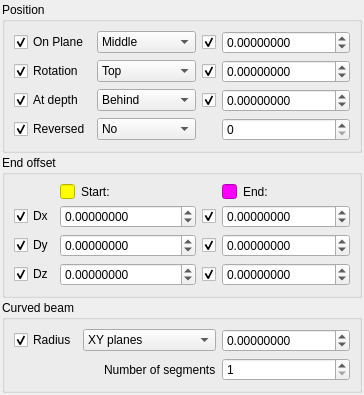
     <widget class="QWidget" name="tab_Position">
      <attribute name="title">
       <string>Position</string>
      </attribute>
      <layout class="QGridLayout" name="gridLayout_5">
       <property name="leftMargin">
        <number>2</number>
       </property>
       <property name="topMargin">
        <number>2</number>
       </property>
       <property name="rightMargin">
        <number>2</number>
       </property>
       <property name="bottomMargin">
        <number>2</number>
       </property>
       <property name="spacing">
        <number>2</number>
       </property>
       <item row="0" column="0">
        <widget class="QGroupBox" name="groupBoxPosition">
         <property name="title">
          <string>Position</string>
         </property>
         <property name="objectProperty" stdset="0">
          <string/>
         </property>
         <property name="widgetAction" stdset="0">
          <string/>
         </property>
         <layout class="QGridLayout" name="gridLayout_6">
          <item row="0" column="1">
           <widget class="QComboBox" name="comboBoxOnPlanePosition">
            <property name="sizePolicy">
             <sizepolicy hsizetype="Preferred" vsizetype="Fixed">
              <horstretch>1</horstretch>
              <verstretch>0</verstretch>
             </sizepolicy>
            </property>
            <property name="currentIndex">
             <number>0</number>
            </property>
            <property name="objectProperty" stdset="0">
             <string>OnPlanePosition</string>
            </property>
            <property name="widgetAction" stdset="0">
             <string/>
            </property>
            <item>
             <property name="text">
              <string>Middle</string>
             </property>
            </item>
            <item>
             <property name="text">
              <string>Right</string>
             </property>
            </item>
            <item>
             <property name="text">
              <string>Left</string>
             </property>
            </item>
           </widget>
          </item>
          <item row="3" column="1">
           <widget class="QComboBox" name="comboBoxReversed">
            <property name="currentText">
             <string>No</string>
            </property>
            <property name="currentIndex">
             <number>0</number>
            </property>
            <property name="objectProperty" stdset="0">
             <string>Reversed</string>
            </property>
            <property name="widgetAction" stdset="0">
             <string/>
            </property>
            <item>
             <property name="text">
              <string>No</string>
             </property>
            </item>
            <item>
             <property name="text">
              <string>Yes</string>
             </property>
            </item>
           </widget>
          </item>
          <item row="3" column="0">
           <widget class="QCheckBox" name="checkBoxToggleReversed">
            <property name="text">
             <string>Reversed</string>
            </property>
            <property name="checked">
             <bool>true</bool>
            </property>
            <property name="objectProperty" stdset="0">
             <string>Reversed</string>
            </property>
            <property name="widgetAction" stdset="0">
             <string>toggleModifyProperty</string>
            </property>
           </widget>
          </item>
          <item row="0" column="0">
           <widget class="QCheckBox" name="checkBoxToggleOnPlanePosition">
            <property name="text">
             <string>On Plane</string>
            </property>
            <property name="checked">
             <bool>true</bool>
            </property>
            <property name="objectProperty" stdset="0">
             <string>OnPlanePosition</string>
            </property>
            <property name="widgetAction" stdset="0">
             <string>toggleModifyProperty</string>
            </property>
           </widget>
          </item>
          <item row="2" column="0">
           <widget class="QCheckBox" name="checkBoxToggleAtDepthPosition">
            <property name="text">
             <string>At depth</string>
            </property>
            <property name="checked">
             <bool>true</bool>
            </property>
            <property name="objectProperty" stdset="0">
             <string>AtDepthPosition</string>
            </property>
            <property name="widgetAction" stdset="0">
             <string>toggleModifyProperty</string>
            </property>
           </widget>
          </item>
          <item row="1" column="0">
           <widget class="QCheckBox" name="checkBoxToggleRotationPosition">
            <property name="text">
             <string>Rotation</string>
            </property>
            <property name="checked">
             <bool>true</bool>
            </property>
            <property name="objectProperty" stdset="0">
             <string>RotationPosition</string>
            </property>
            <property name="widgetAction" stdset="0">
             <string>toggleModifyProperty</string>
            </property>
           </widget>
          </item>
          <item row="2" column="3">
           <widget class="QDoubleSpinBox" name="doubleSpinBoxAtDepthDistance">
            <property name="decimals">
             <number>8</number>
            </property>
            <property name="minimum">
             <double>-100000000000.000000000000000</double>
            </property>
            <property name="maximum">
             <double>100000000000.000000000000000</double>
            </property>
            <property name="objectProperty" stdset="0">
             <string>AtDepthDistance</string>
            </property>
            <property name="widgetAction" stdset="0">
             <string/>
            </property>
           </widget>
          </item>
          <item row="2" column="1">
           <widget class="QComboBox" name="comboBoxAtDepthPosition">
            <property name="currentText">
             <string>Behind</string>
            </property>
            <property name="currentIndex">
             <number>2</number>
            </property>
            <property name="objectProperty" stdset="0">
             <string>AtDepthPosition</string>
            </property>
            <property name="widgetAction" stdset="0">
             <string/>
            </property>
            <item>
             <property name="text">
              <string>Middle</string>
             </property>
            </item>
            <item>
             <property name="text">
              <string>Front</string>
             </property>
            </item>
            <item>
             <property name="text">
              <string>Behind</string>
             </property>
            </item>
           </widget>
          </item>
          <item row="0" column="3">
           <widget class="QDoubleSpinBox" name="doubleSpinBoxOnPlaneDistance">
            <property name="sizeIncrement">
             <size>
              <width>0</width>
              <height>0</height>
             </size>
            </property>
            <property name="decimals">
             <number>8</number>
            </property>
            <property name="minimum">
             <double>-100000000000.000000000000000</double>
            </property>
            <property name="maximum">
             <double>100000000000.000000000000000</double>
            </property>
            <property name="objectProperty" stdset="0">
             <string>OnPlaneDistance</string>
            </property>
            <property name="widgetAction" stdset="0">
             <string/>
            </property>
           </widget>
          </item>
          <item row="1" column="1">
           <widget class="QComboBox" name="comboBoxRotationPosition">
            <property name="currentText">
             <string>Top</string>
            </property>
            <property name="currentIndex">
             <number>1</number>
            </property>
            <property name="objectProperty" stdset="0">
             <string>RotationPosition</string>
            </property>
            <property name="widgetAction" stdset="0">
             <string/>
            </property>
            <item>
             <property name="text">
              <string>Front</string>
             </property>
            </item>
            <item>
             <property name="text">
              <string>Top</string>
             </property>
            </item>
            <item>
             <property name="text">
              <string>Back</string>
             </property>
            </item>
            <item>
             <property name="text">
              <string>Below</string>
             </property>
            </item>
           </widget>
          </item>
          <item row="3" column="3">
           <widget class="QSpinBox" name="spinBoxRev">
            <property name="contextMenuPolicy">
             <enum>Qt::NoContextMenu</enum>
            </property>
            <property name="suffix">
             <string/>
            </property>
            <property name="minimum">
             <number>0</number>
            </property>
            <property name="maximum">
             <number>1</number>
            </property>
            <property name="value">
             <number>0</number>
            </property>
            <property name="objectProperty" stdset="0">
             <string notr="true"/>
            </property>
            <property name="widgetAction" stdset="0">
             <string/>
            </property>
           </widget>
          </item>
          <item row="0" column="2">
           <widget class="QCheckBox" name="checkBoxToggleOnPlaneDistance">
            <property name="text">
             <string/>
            </property>
            <property name="checked">
             <bool>true</bool>
            </property>
            <property name="objectProperty" stdset="0">
             <string>OnPlaneDistance</string>
            </property>
            <property name="widgetAction" stdset="0">
             <string>toggleModifyProperty</string>
            </property>
           </widget>
          </item>
          <item row="1" column="2">
           <widget class="QCheckBox" name="checkBoxToggleRotationAngle">
            <property name="text">
             <string/>
            </property>
            <property name="checked">
             <bool>true</bool>
            </property>
            <property name="objectProperty" stdset="0">
             <string>RotationAngle</string>
            </property>
            <property name="widgetAction" stdset="0">
             <string>toggleModifyProperty</string>
            </property>
           </widget>
          </item>
          <item row="2" column="2">
           <widget class="QCheckBox" name="checkBoxToggleAtDepthDistance">
            <property name="text">
             <string/>
            </property>
            <property name="checked">
             <bool>true</bool>
            </property>
            <property name="objectProperty" stdset="0">
             <string>AtDepthDistance</string>
            </property>
            <property name="widgetAction" stdset="0">
             <string>toggleModifyProperty</string>
            </property>
           </widget>
          </item>
          <item row="1" column="3">
           <widget class="QDoubleSpinBox" name="doubleSpinBoxRotationAngle">
            <property name="decimals">
             <number>8</number>
            </property>
            <property name="minimum">
             <double>-100000000000.000000000000000</double>
            </property>
            <property name="maximum">
             <double>100000000000.000000000000000</double>
            </property>
            <property name="objectProperty" stdset="0">
             <string>RotationAngle</string>
            </property>
            <property name="widgetAction" stdset="0">
             <string/>
            </property>
           </widget>
          </item>
         </layout>
        </widget>
       </item>
       <item row="1" column="0">
        <widget class="QGroupBox" name="groupBox_EndOffset">
         <property name="title">
          <string>End offset</string>
         </property>
         <property name="objectProperty" stdset="0">
          <string/>
         </property>
         <property name="widgetAction" stdset="0">
          <string/>
         </property>
         <layout class="QGridLayout" name="gridLayout_7">
          <item row="0" column="1">
           <widget class="QLineEdit" name="lineEditColor_2">
            <property name="enabled">
             <bool>false</bool>
            </property>
            <property name="sizePolicy">
             <sizepolicy hsizetype="Fixed" vsizetype="Fixed">
              <horstretch>0</horstretch>
              <verstretch>0</verstretch>
             </sizepolicy>
            </property>
            <property name="minimumSize">
             <size>
              <width>15</width>
              <height>15</height>
             </size>
            </property>
            <property name="maximumSize">
             <size>
              <width>15</width>
              <height>15</height>
             </size>
            </property>
            <property name="styleSheet">
             <string notr="true">background-color: rgb(255, 255, 0);</string>
            </property>
           </widget>
          </item>
          <item row="0" column="2">
           <widget class="QLabel" name="label_4">
            <property name="text">
             <string>Start:</string>
            </property>
            <property name="objectProperty" stdset="0">
             <string/>
            </property>
            <property name="widgetAction" stdset="0">
             <string/>
            </property>
           </widget>
          </item>
          <item row="0" column="5">
           <widget class="QLineEdit" name="lineEditColor_3">
            <property name="enabled">
             <bool>false</bool>
            </property>
            <property name="sizePolicy">
             <sizepolicy hsizetype="Fixed" vsizetype="Fixed">
              <horstretch>0</horstretch>
              <verstretch>0</verstretch>
             </sizepolicy>
            </property>
            <property name="minimumSize">
             <size>
              <width>15</width>
              <height>15</height>
             </size>
            </property>
            <property name="maximumSize">
             <size>
              <width>15</width>
              <height>15</height>
             </size>
            </property>
            <property name="styleSheet">
             <string notr="true">background-color: rgb(255, 0, 255);</string>
            </property>
           </widget>
          </item>
          <item row="0" column="6">
           <widget class="QLabel" name="label_5">
            <property name="text">
             <string>End:</string>
            </property>
            <property name="objectProperty" stdset="0">
             <string/>
            </property>
            <property name="widgetAction" stdset="0">
             <string/>
            </property>
           </widget>
          </item>
          <item row="1" column="0">
           <widget class="QCheckBox" name="checkBoxToggleStartDx">
            <property name="text">
             <string>Dx</string>
            </property>
            <property name="checked">
             <bool>true</bool>
            </property>
            <property name="objectProperty" stdset="0">
             <string>StartDx</string>
            </property>
            <property name="widgetAction" stdset="0">
             <string>toggleModifyProperty</string>
            </property>
           </widget>
          </item>
          <item row="1" column="1" colspan="3">
           <widget class="QDoubleSpinBox" name="doubleSpinBoxStartDx">
            <property name="sizePolicy">
             <sizepolicy hsizetype="Minimum" vsizetype="Fixed">
              <horstretch>1</horstretch>
              <verstretch>0</verstretch>
             </sizepolicy>
            </property>
            <property name="decimals">
             <number>8</number>
            </property>
            <property name="minimum">
             <double>-100000000000.000000000000000</double>
            </property>
            <property name="maximum">
             <double>100000000000.000000000000000</double>
            </property>
            <property name="objectProperty" stdset="0">
             <string>StartDx</string>
            </property>
            <property name="widgetAction" stdset="0">
             <string/>
            </property>
           </widget>
          </item>
          <item row="1" column="4">
           <widget class="QCheckBox" name="checkBoxToggleEndDx">
            <property name="text">
             <string/>
            </property>
            <property name="checked">
             <bool>true</bool>
            </property>
            <property name="objectProperty" stdset="0">
             <string>EndDx</string>
            </property>
            <property name="widgetAction" stdset="0">
             <string>toggleModifyProperty</string>
            </property>
           </widget>
          </item>
          <item row="1" column="5" colspan="3">
           <widget class="QDoubleSpinBox" name="doubleSpinBoxEndDx">
            <property name="decimals">
             <number>8</number>
            </property>
            <property name="minimum">
             <double>-100000000000.000000000000000</double>
            </property>
            <property name="maximum">
             <double>100000000000.000000000000000</double>
            </property>
            <property name="objectProperty" stdset="0">
             <string>EndDx</string>
            </property>
            <property name="widgetAction" stdset="0">
             <string/>
            </property>
           </widget>
          </item>
          <item row="2" column="0">
           <widget class="QCheckBox" name="checkBoxToggleStartDy">
            <property name="text">
             <string>Dy</string>
            </property>
            <property name="checked">
             <bool>true</bool>
            </property>
            <property name="objectProperty" stdset="0">
             <string>StartDy</string>
            </property>
            <property name="widgetAction" stdset="0">
             <string>toggleModifyProperty</string>
            </property>
           </widget>
          </item>
          <item row="2" column="1" colspan="3">
           <widget class="QDoubleSpinBox" name="doubleSpinBoxStartDy">
            <property name="decimals">
             <number>8</number>
            </property>
            <property name="minimum">
             <double>-100000000000.000000000000000</double>
            </property>
            <property name="maximum">
             <double>100000000000.000000000000000</double>
            </property>
            <property name="objectProperty" stdset="0">
             <string>StartDy</string>
            </property>
            <property name="widgetAction" stdset="0">
             <string/>
            </property>
           </widget>
          </item>
          <item row="2" column="4">
           <widget class="QCheckBox" name="checkBoxToggleEndDy">
            <property name="text">
             <string/>
            </property>
            <property name="checked">
             <bool>true</bool>
            </property>
            <property name="objectProperty" stdset="0">
             <string>EndDy</string>
            </property>
            <property name="widgetAction" stdset="0">
             <string>toggleModifyProperty</string>
            </property>
           </widget>
          </item>
          <item row="2" column="5" colspan="3">
           <widget class="QDoubleSpinBox" name="doubleSpinBoxEndDy">
            <property name="decimals">
             <number>8</number>
            </property>
            <property name="minimum">
             <double>-100000000000.000000000000000</double>
            </property>
            <property name="maximum">
             <double>100000000000.000000000000000</double>
            </property>
            <property name="objectProperty" stdset="0">
             <string>EndDy</string>
            </property>
            <property name="widgetAction" stdset="0">
             <string/>
            </property>
           </widget>
          </item>
          <item row="3" column="0">
           <widget class="QCheckBox" name="checkBoxToggleStartDz">
            <property name="text">
             <string>Dz</string>
            </property>
            <property name="checked">
             <bool>true</bool>
            </property>
            <property name="objectProperty" stdset="0">
             <string>StartDz</string>
            </property>
            <property name="widgetAction" stdset="0">
             <string>toggleModifyProperty</string>
            </property>
           </widget>
          </item>
          <item row="3" column="1" colspan="3">
           <widget class="QDoubleSpinBox" name="doubleSpinBoxStartDz">
            <property name="decimals">
             <number>8</number>
            </property>
            <property name="minimum">
             <double>-100000000000.000000000000000</double>
            </property>
            <property name="maximum">
             <double>100000000000.000000000000000</double>
            </property>
            <property name="objectProperty" stdset="0">
             <string>StartDz</string>
            </property>
            <property name="widgetAction" stdset="0">
             <string/>
            </property>
           </widget>
          </item>
          <item row="3" column="4">
           <widget class="QCheckBox" name="checkBoxToggleEndDz">
            <property name="text">
             <string/>
            </property>
            <property name="checked">
             <bool>true</bool>
            </property>
            <property name="objectProperty" stdset="0">
             <string>EndDz</string>
            </property>
            <property name="widgetAction" stdset="0">
             <string>toggleModifyProperty</string>
            </property>
           </widget>
          </item>
          <item row="3" column="5" colspan="3">
           <widget class="QDoubleSpinBox" name="doubleSpinBoxEndDz">
            <property name="decimals">
             <number>8</number>
            </property>
            <property name="minimum">
             <double>-100000000000.000000000000000</double>
            </property>
            <property name="maximum">
             <double>100000000000.000000000000000</double>
            </property>
            <property name="objectProperty" stdset="0">
             <string>EndDz</string>
            </property>
            <property name="widgetAction" stdset="0">
             <string/>
            </property>
           </widget>
          </item>
         </layout>
        </widget>
       </item>
       <item row="2" column="0">
        <widget class="QGroupBox" name="groupBox_CurvedBeam">
         <property name="title">
          <string>Curved beam</string>
         </property>
         <property name="objectProperty" stdset="0">
          <string/>
         </property>
         <property name="widgetAction" stdset="0">
          <string/>
         </property>
         <layout class="QGridLayout" name="gridLayout_8">
          <item row="0" column="0">
           <widget class="QCheckBox" name="checkBoxToggleRadius">
            <property name="text">
             <string>Radius</string>
            </property>
            <property name="checked">
             <bool>true</bool>
            </property>
            <property name="objectProperty" stdset="0">
             <string/>
            </property>
            <property name="widgetAction" stdset="0">
             <string>toggleModifyProperty</string>
            </property>
           </widget>
          </item>
          <item row="0" column="1" colspan="2">
           <widget class="QComboBox" name="comboBoxRadiusPlane">
            <property name="sizePolicy">
             <sizepolicy hsizetype="Preferred" vsizetype="Fixed">
              <horstretch>1</horstretch>
              <verstretch>0</verstretch>
             </sizepolicy>
            </property>
            <property name="currentIndex">
             <number>1</number>
            </property>
            <property name="objectProperty" stdset="0">
             <string/>
            </property>
            <property name="widgetAction" stdset="0">
             <string/>
            </property>
            <item>
             <property name="text">
              <string>XZ planes</string>
             </property>
            </item>
            <item>
             <property name="text">
              <string>XY planes</string>
             </property>
            </item>
           </widget>
          </item>
          <item row="0" column="3">
           <widget class="QDoubleSpinBox" name="doubleSpinBox_7">
            <property name="decimals">
             <number>8</number>
            </property>
            <property name="minimum">
             <double>-100000000000.000000000000000</double>
            </property>
            <property name="maximum">
             <double>100000000000.000000000000000</double>
            </property>
            <property name="objectProperty" stdset="0">
             <string/>
            </property>
            <property name="widgetAction" stdset="0">
             <string/>
            </property>
           </widget>
          </item>
          <item row="1" column="0" colspan="2">
           <spacer name="horizontalSpacer">
            <property name="orientation">
             <enum>Qt::Horizontal</enum>
            </property>
            <property name="sizeHint" stdset="0">
             <size>
              <width>84</width>
              <height>20</height>
             </size>
            </property>
           </spacer>
          </item>
          <item row="1" column="2">
           <widget class="QLabel" name="label_3">
            <property name="text">
             <string>Number of segments</string>
            </property>
            <property name="objectProperty" stdset="0">
             <string/>
            </property>
            <property name="widgetAction" stdset="0">
             <string/>
            </property>
           </widget>
          </item>
          <item row="1" column="3">
           <widget class="QSpinBox" name="spinBox">
            <property name="minimum">
             <number>1</number>
            </property>
            <property name="maximum">
             <number>1000000000</number>
            </property>
            <property name="objectProperty" stdset="0">
             <string/>
            </property>
            <property name="widgetAction" stdset="0">
             <string/>
            </property>
           </widget>
          </item>
         </layout>
        </widget>
       </item>
      </layout>
     </widget>
